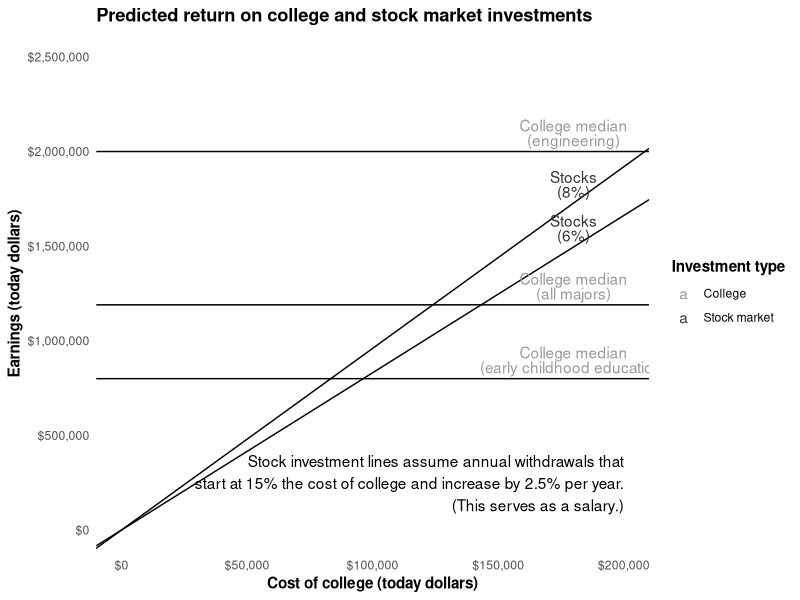
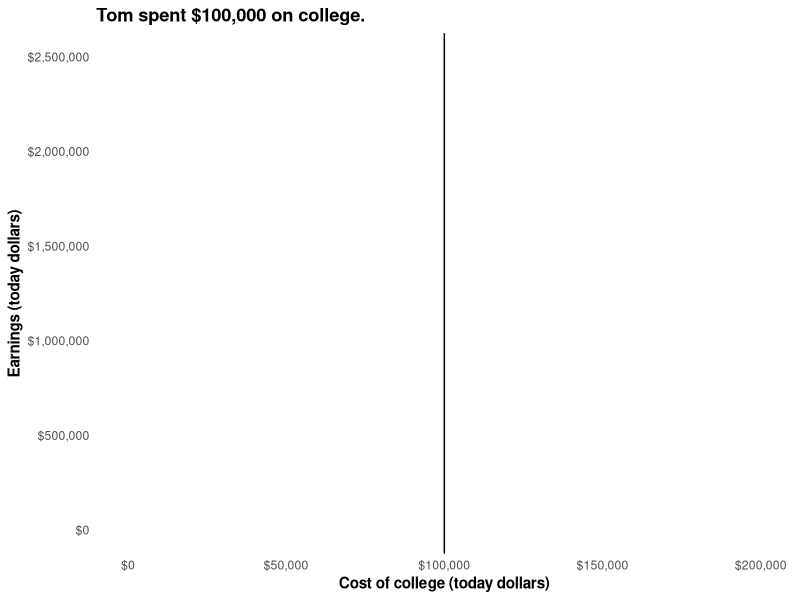
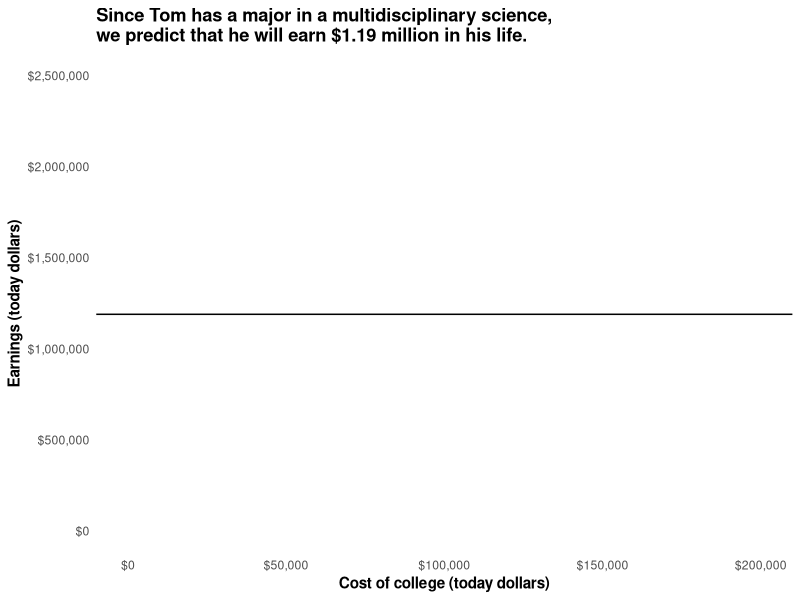
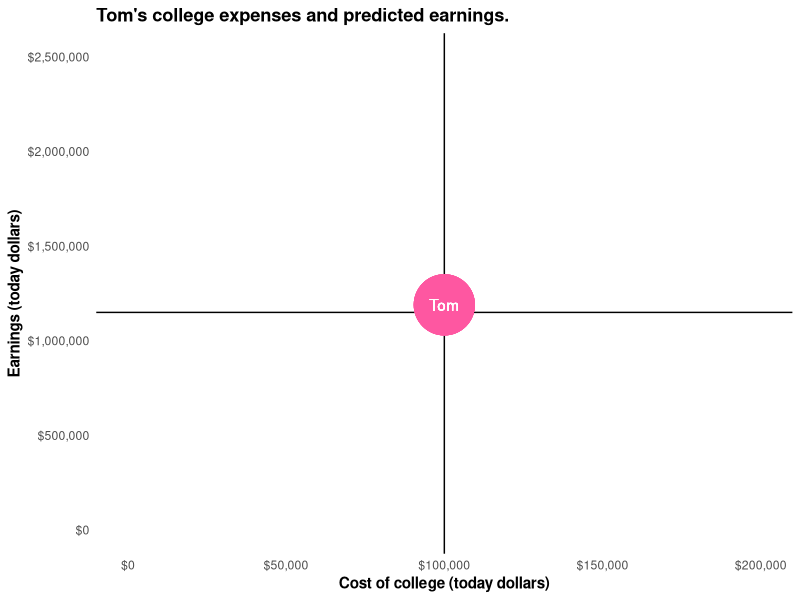
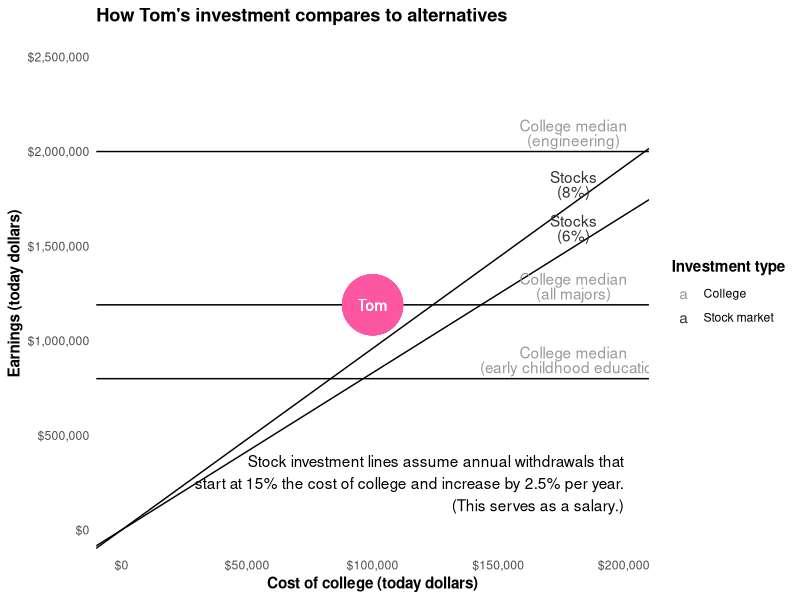

Generate these figures, in order, with R:
library(ggplot2)
library(reshape2)
library(scales)

years.invested <- 65 - 20 # People supposedly retire at 65.
prop.withdrawn <- 0.15 # Withdraw 15% of the initial investment every year, ignoring inflation
stock.market.return <- c(1.06, 1.08)
inflation <- 1.025 # 3% inflation

earnings.slope <- function(stock.market.return, prop.withdrawn) {
  f <- function(money, year) money *
         (stock.market.return - (prop.withdrawn * inflation ^ year))
  sum(Reduce(f, 1:years.invested, accumulate = TRUE, init = 1))
}

lifetime.earnings <- c(
  engineering = 2e6,
  all.majors = 1.19e6,
  early.childhood.education = 8e5
)

college <- data.frame(
  investment = 'College',
  label.x = 1.8e5,
  earnings.intercept = unname(lifetime.earnings),
  earnings.slope = 0,
  full.investment = paste0('College median\n(',
                           gsub('\\.', ' ', names(lifetime.earnings)), ')')
)
not.college <- data.frame(
  investment = 'Stock market',
  label.x = 1.8e5,
  earnings.intercept = 0,
  earnings.slope = sapply(stock.market.return, function(rate)
                          earnings.slope(rate, prop.withdrawn))
)
not.college$full.investment <- paste0(
  'Stocks\n(', round(100 * (stock.market.return - 1)), '%)')

both <- rbind(college, not.college)

p.base <- ggplot(both) +
  aes(color = investment) +
  scale_color_manual(values = c('grey60', 'grey20'),
                     name = 'Investment type') +
  theme_minimal() +
  theme(title = element_text(face = 'bold'),
        panel.grid.minor = element_blank(),
        panel.grid.major = element_blank()) +
  scale_x_continuous('Cost of college (today dollars)',
                     limits = c(0, 2e5), labels = dollar) +
  scale_y_continuous('Earnings (today dollars)',
                     limits = c(0, 2.5e6), labels = dollar)

stock.label <- 'Stock investment lines assume annual withdrawals that
start at 15% the cost of college and increase by 2.5% per year.
(This serves as a salary.)'
p.predictions <- p.base +
  geom_abline(aes(slope = earnings.slope,
                  intercept = earnings.intercept,
                  group = full.investment)) +
  geom_text(aes(x = label.x,
                y = earnings.intercept + label.x * earnings.slope,
                vjust = -.2,
                lineheight = .8,
                label = full.investment)) +
  annotate('text', x = 2e5, y = 1e5, label = stock.label,
           hjust = 1, vjust = 0) +
  ggtitle('Predicted return on college and stock market investments')

p.tom.expenses <- p.base + geom_vline(xintercept = 1e5) +
  ggtitle("Tom spent $100,000 on college.")

p.tom.predictions <- p.base + geom_hline(yintercept = 1.19e6) +
  ggtitle('Since Tom has a major in a multidisciplinary science,\nwe predict that he will earn $1.19 million in his life.')

p.tom.both <- p.base +
                geom_vline(xintercept = 1e5) +
                geom_hline(yintercept = 1.15e6) +
                aes(x = 1e5, y = 1.19e6) +
                geom_point(color = '#fe57a1', size = 20) +
                geom_text(color = 'white', label = 'Tom') +
                ggtitle("Tom's college expenses and predicted earnings.")

p.tom.comparison <- p.predictions +
  aes(x = 1e5, y = 1.19e6) +
  geom_point(color = '#fe57a1', size = 20) +
  geom_text(color = 'white', label = 'Tom') +
  ggtitle("How Tom's investment compares to alternatives")

ppplot <- function(plot, filename) ggsave(filename = filename,
                                          plot = plot,
                                          width = 8, height = 6,
                                         units = 'in', dpi = 200)
ppplot(p.predictions, 'general-predictions.png')
ppplot(p.tom.expenses, 'tom-expenses.png')
ppplot(p.tom.predictions, 'tom-predictions.png')
ppplot(p.tom.both, 'tom-both.png')
ppplot(p.tom.comparison, 'tom-comparison.png')
